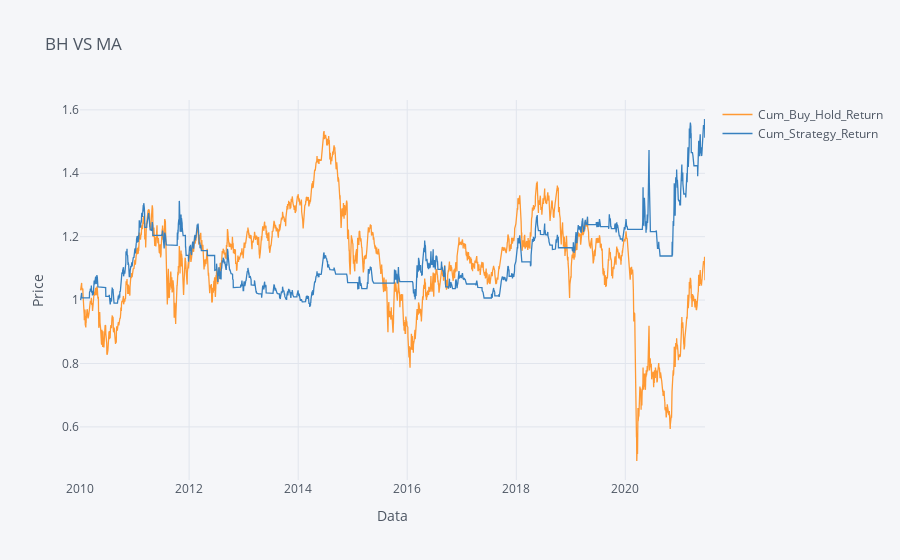

Source (notebook cell):
### Code cell
data[['Cum_Buy_Hold_Return', 'Cum_Strategy_Return']].iplot(title = "BH VS MA", xTitle = "Data", yTitle = "Price")

### Figure 1 — Plotly figure (JSON) as saved in the notebook; plotly's stock layout.template omitted (floating-point values rounded to 4 significant figures; data arrays with more than 128 entries replaced by an {"elided": "..."} marker saying what was removed)
{"data": [{"line": {"color": "rgba(255, 153, 51, 1.0)", "dash": "solid", "shape": "linear", "width": 1.3}, "mode": "lines", "name": "Cum_Buy_Hold_Return", "text": "", "type": "scatter", "x": {"elided": "2886 str values"}, "y": {"elided": "2886 mixed values"}}, {"line": {"color": "rgba(55, 128, 191, 1.0)", "dash": "solid", "shape": "linear", "width": 1.3}, "mode": "lines", "name": "Cum_Strategy_Return", "text": "", "type": "scatter", "x": {"elided": "2886 str values"}, "y": {"elided": "2886 mixed values"}}], "layout": {"legend": {"bgcolor": "#F5F6F9", "font": {"color": "#4D5663"}}, "paper_bgcolor": "#F5F6F9", "plot_bgcolor": "#F5F6F9", "title": {"font": {"color": "#4D5663"}, "text": "BH VS MA"}, "xaxis": {"gridcolor": "#E1E5ED", "showgrid": true, "tickfont": {"color": "#4D5663"}, "title": {"font": {"color": "#4D5663"}, "text": "Data"}, "zerolinecolor": "#E1E5ED"}, "yaxis": {"gridcolor": "#E1E5ED", "showgrid": true, "tickfont": {"color": "#4D5663"}, "title": {"font": {"color": "#4D5663"}, "text": "Price"}, "zerolinecolor": "#E1E5ED"}}}
